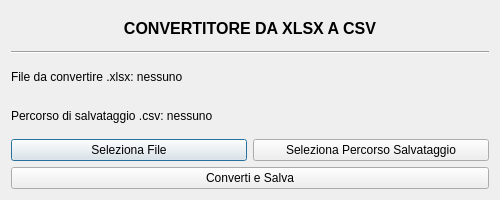
<?xml version="1.0" encoding="UTF-8"?>
<ui version="4.0">
 <class>ConverterWindow</class>
 <widget class="QDialog" name="ConverterWindow">
  <property name="geometry">
   <rect>
    <x>0</x>
    <y>0</y>
    <width>500</width>
    <height>200</height>
   </rect>
  </property>
  <property name="minimumSize">
   <size>
    <width>500</width>
    <height>200</height>
   </size>
  </property>
  <property name="maximumSize">
   <size>
    <width>16777215</width>
    <height>16777215</height>
   </size>
  </property>
  <property name="font">
   <font>
    <family>Arial</family>
    <pointsize>9</pointsize>
   </font>
  </property>
  <property name="windowTitle">
   <string>Convertitore</string>
  </property>
  <layout class="QVBoxLayout" name="verticalLayout">
   <item>
    <widget class="QLabel" name="label">
     <property name="font">
      <font>
       <family>Arial</family>
       <pointsize>12</pointsize>
       <weight>75</weight>
       <bold>true</bold>
      </font>
     </property>
     <property name="text">
      <string>CONVERTITORE DA XLSX A CSV</string>
     </property>
     <property name="alignment">
      <set>Qt::AlignCenter</set>
     </property>
    </widget>
   </item>
   <item>
    <widget class="Line" name="line">
     <property name="orientation">
      <enum>Qt::Horizontal</enum>
     </property>
    </widget>
   </item>
   <item>
    <widget class="QLabel" name="label_file">
     <property name="text">
      <string>File da convertire .xlsx: nessuno</string>
     </property>
    </widget>
   </item>
   <item>
    <widget class="QLabel" name="label_percorso">
     <property name="text">
      <string>Percorso di salvataggio .csv: nessuno</string>
     </property>
    </widget>
   </item>
   <item>
    <layout class="QHBoxLayout" name="horizontalLayout">
     <item>
      <widget class="QPushButton" name="button_load">
       <property name="text">
        <string>Seleziona File</string>
       </property>
      </widget>
     </item>
     <item>
      <widget class="QPushButton" name="button_path">
       <property name="text">
        <string>Seleziona Percorso Salvataggio</string>
       </property>
      </widget>
     </item>
    </layout>
   </item>
   <item>
    <layout class="QHBoxLayout" name="horizontalLayout_2">
     <item>
      <widget class="QPushButton" name="button_save">
       <property name="text">
        <string>Converti e Salva</string>
       </property>
      </widget>
     </item>
    </layout>
   </item>
  </layout>
 </widget>
 <resources/>
 <connections/>
</ui>
